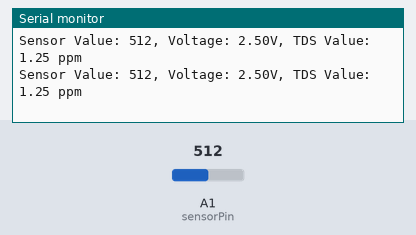
A sketch run on a simulated Arduino Uno, built with avr-gcc and run on an emulated ATmega328P. On the bench: the last lines printed to the serial monitor. Inputs (shaded band) come from the test bench; at power-on: A1 (sensorPin) = 512.

Above: at 1.8 s.
1.9 s: A1 (sensorPin) set to 716
At 2.8 s:
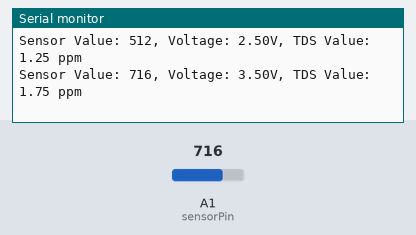
3.4 s: A1 (sensorPin) set to 900
At 4.8 s:
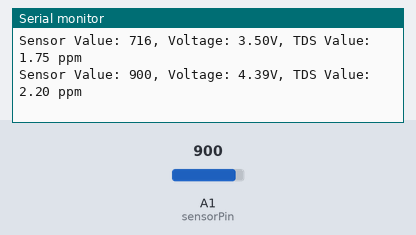
Timing chart, 0 to 6.4 s (numbered marks = the images above; inputs shaded):
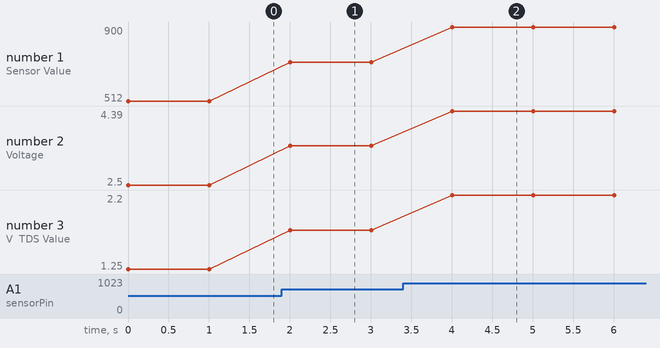

Measured:
- after the input at 1.9 s, the serial monitor: prints a new line after 0.10 s (image 1)
- after the input at 3.4 s, the serial monitor: prints a new line after 0.61 s (image 2)
- plotted number 1: 512 → 716 after the input at 1.9 s, 716 → 900 after the input at 3.4 s
- plotted number 2: 2.5 → 3.5 after the input at 1.9 s, 3.5 → 4.39 after the input at 3.4 s
- plotted number 3: 1.25 → 1.75 after the input at 1.9 s, 1.75 → 2.2 after the input at 3.4 s

The sketch:

tds.ino
```cpp
const int sensorPin = A1; // Analog pin connected to the sensor
const float VREF = 5.0;   // Reference voltage of the ADC
const float TDS_FACTOR = 0.5; // TDS factor for your sensor

void setup() {
  Serial.begin(9600);
}

void loop() {
  int sensorValue = analogRead(sensorPin);
  float voltage = sensorValue * (VREF / 1024.0); // Convert ADC value to voltage
  float tdsValue = voltage * TDS_FACTOR; // Calculate TDS value
  Serial.print("Sensor Value: ");
  Serial.print(sensorValue);
  Serial.print(", Voltage: ");
  Serial.print(voltage);
  Serial.print("V, TDS Value: ");
  Serial.print(tdsValue);
  Serial.println(" ppm");
  delay(1000); // Delay for stability
}
```
